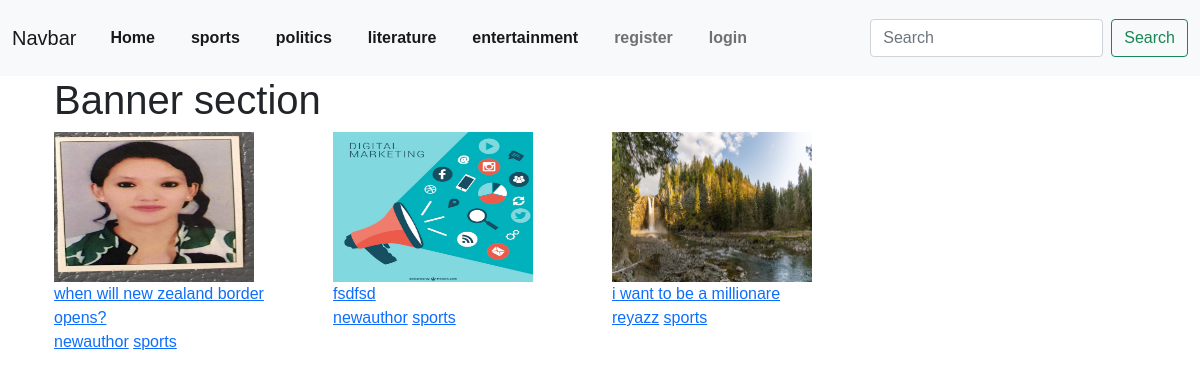
The page / on the database its author committed.
### mypost/models.py (models this page shows, shortened)
class category(models.Model):
    name= models.CharField(max_length=255)
    def __str__(self):
        return (self.name)

class post(models.Model):
    title= models.CharField(max_length=255)
    author=models.ForeignKey(User,on_delete=models.CASCADE)
    content=models.TextField()
    Category = models.CharField(max_length=255)
    image= models.ImageField(null=True,blank=True, upload_to = "images/")
    post_date= models.DateTimeField(auto_now_add=True)

### mypost/views.py (the view)
# urls.py: path('', homeview.as_view(), name='home'),
class homeview(ListView):
    model= post
    template_name = "index.html"
    def get_context_data(self, *args, **kwargs):
        cat_menu= category.objects.all()
        cat_post0= post.objects.filter(Category="sports")[:3]
        cat_post1= post.objects.filter(Category="politics")
        context= super(homeview,self).get_context_data(*args, **kwargs)
        context['cat_post0']= cat_post0
        context['cat_post1']= cat_post1
        context['cat_menu']= cat_menu
        return context

### mypost/templates/index.html (shortened to what this page needs)
{% extends "base.html" %}
{% block content %}
<div class="container">
<div class="row ">
    <h1>Banner section</h1>
{% for post in cat_post0 %}
<div class="col-xl-3 col-lg-4 col-md-6  post-list">
        <a href="{% url 'article-details' post.pk %}">
            <div class="image">
              {% if post.image %}
             <img src="{{post.image.url}}">
             {% endif%}
             </div>
            <div class="title">
                {{post.title}}
            </div>
        </a>
        <div class="meta">
        <a href="{% url 'author' post.author.pk %}">{{post.author}}</a>
        <a href="{% url 'category' post.Category %}">{{post.Category}}</a>
        </div>
            </div>
     {% endfor %}
    </div>
</div>
{% endblock%}

### mypost/templates/base.html (shortened to what this page needs)
{% load static %}
<!doctype html>
<html lang="en">
  <head>
    <link href="https://cdn.jsdelivr.net/npm/bootstrap@5.0.2/dist/css/bootstrap.min.css" rel="stylesheet">
    <link rel="stylesheet" type="text/css" href= "{% static 'css/style.css' %}">
  </head>
  <body>
    <nav class="navbar navbar-expand-lg navbar-light bg-light">
      <div class="container-fluid">
        <a class="navbar-brand" href="#">Navbar</a>
        <div class="collapse navbar-collapse" id="navbarSupportedContent">
          <ul class="navbar-nav me-auto mb-2 mb-lg-0">
            <li class="nav-item">
              <a class="nav-link active" aria-current="page" href="{% url 'home' %}">Home</a>
            </li>
            {% for items in cat_menu %}
            <li class="nav-item">
              <a class="nav-link active" aria-current="page" href="{% url 'category' items %}">{{items}}</a>
            </li>
              {% endfor%}
            {% if user.is_authenticated %}
            <li class="nav-item">
              <a class="nav-link" href="{% url 'article-create' %}">createpost</a>
            </li>
            {% else %}
            <li class="nav-item">
              <a class="nav-link " href="{% url 'register' %}" tabindex="-1" aria-disabled="true">register</a>
            </li>
            <li class="nav-item">
              <a class="nav-link " href="{% url 'login' %}" tabindex="-1" aria-disabled="true">login</a>
            </li>
            {% endif %}
          </ul>
          <form class="d-flex" method= POST action="{% url 'search'  %}">
            <input class="form-control me-2" type="search" placeholder="Search" aria-label="Search" name="searched">            <button class="btn btn-outline-success" type="submit">Search</button>
          </form>
        </div>
      </div>
    </nav>
    <div class="container">
    {% block content%}
    {% endblock %}
    </div>
  </body>
</html>

### mypost/static/css/style.css (style rules this page uses)
body { font-family: Arial, Helvetica, sans-serif; }
nav { background-color: #cc9215; }
nav ul li { display: inline-block; padding: 10px; }
nav ul li a { text-decoration: none; font-weight: 700; }
.image img { width: 200px; height: 150px; }

### rows shown on the page
category: name "sports"
category: name "politics"
category: name "literature"
category: name "entertainment"
post: image (picture), title "when will new zealand border opens?", author "newauthor", Category "sports"
post: image (picture), title "fsdfsd", author "newauthor", Category "sports"
post: image (picture), title "i want to be a millionare", author "reyazz", Category "sports"
